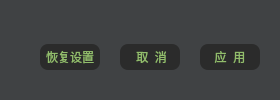
      <widget class="QFrame" name="frame_setBtyn">
       <property name="styleSheet">
        <string notr="true">background-color: rgb(64, 66, 68);</string>
       </property>
       <layout class="QHBoxLayout" name="horizontalLayout_4">
        <property name="spacing">
         <number>0</number>
        </property>
        <property name="leftMargin">
         <number>0</number>
        </property>
        <property name="topMargin">
         <number>15</number>
        </property>
        <property name="rightMargin">
         <number>0</number>
        </property>
        <property name="bottomMargin">
         <number>0</number>
        </property>
        <item>
         <spacer name="horizontalSpacer_4">
          <property name="orientation">
           <enum>Qt::Horizontal</enum>
          </property>
          <property name="sizeHint" stdset="0">
           <size>
            <width>40</width>
            <height>20</height>
           </size>
          </property>
         </spacer>
        </item>
        <item>
         <widget class="QPushButton" name="pushButton_recover">
          <property name="minimumSize">
           <size>
            <width>60</width>
            <height>26</height>
           </size>
          </property>
          <property name="styleSheet">
           <string notr="true">QPushButton
{
background-color: rgb(43, 43, 43);
color: rgb(146, 189, 108);
border-radius:8px;
}


QPushButton:hover
{
background-color: rgb(125, 125, 125);
}</string>
          </property>
          <property name="text">
           <string>恢复设置</string>
          </property>
         </widget>
        </item>
        <item>
         <spacer name="horizontalSpacer">
          <property name="orientation">
           <enum>Qt::Horizontal</enum>
          </property>
          <property name="sizeType">
           <enum>QSizePolicy::Fixed</enum>
          </property>
          <property name="sizeHint" stdset="0">
           <size>
            <width>20</width>
            <height>20</height>
           </size>
          </property>
         </spacer>
        </item>
        <item>
         <widget class="QPushButton" name="pushButton_cancelset">
          <property name="minimumSize">
           <size>
            <width>60</width>
            <height>26</height>
           </size>
          </property>
          <property name="styleSheet">
           <string notr="true">QPushButton
{
background-color: rgb(43, 43, 43);
color: rgb(146, 189, 108);
border-radius:8px;
}


QPushButton:hover
{
background-color: rgb(125, 125, 125);
}</string>
          </property>
          <property name="text">
           <string> 取  消</string>
          </property>
         </widget>
        </item>
        <item>
         <spacer name="horizontalSpacer_2">
          <property name="orientation">
           <enum>Qt::Horizontal</enum>
          </property>
          <property name="sizeType">
           <enum>QSizePolicy::Fixed</enum>
          </property>
          <property name="sizeHint" stdset="0">
           <size>
            <width>20</width>
            <height>20</height>
           </size>
          </property>
         </spacer>
        </item>
        <item>
         <widget class="QPushButton" name="pushButton_apply">
          <property name="minimumSize">
           <size>
            <width>60</width>
            <height>26</height>
           </size>
          </property>
          <property name="styleSheet">
           <string notr="true">QPushButton
{
background-color: rgb(43, 43, 43);
color: rgb(146, 189, 108);
border-radius:8px;
}


QPushButton:hover
{
background-color: rgb(125, 125, 125);
}</string>
          </property>
          <property name="text">
           <string>应  用</string>
          </property>
         </widget>
        </item>
        <item>
         <spacer name="horizontalSpacer_3">
          <property name="orientation">
           <enum>Qt::Horizontal</enum>
          </property>
          <property name="sizeType">
           <enum>QSizePolicy::Expanding</enum>
          </property>
          <property name="sizeHint" stdset="0">
           <size>
            <width>20</width>
            <height>20</height>
           </size>
          </property>
         </spacer>
        </item>
       </layout>
      </widget>
